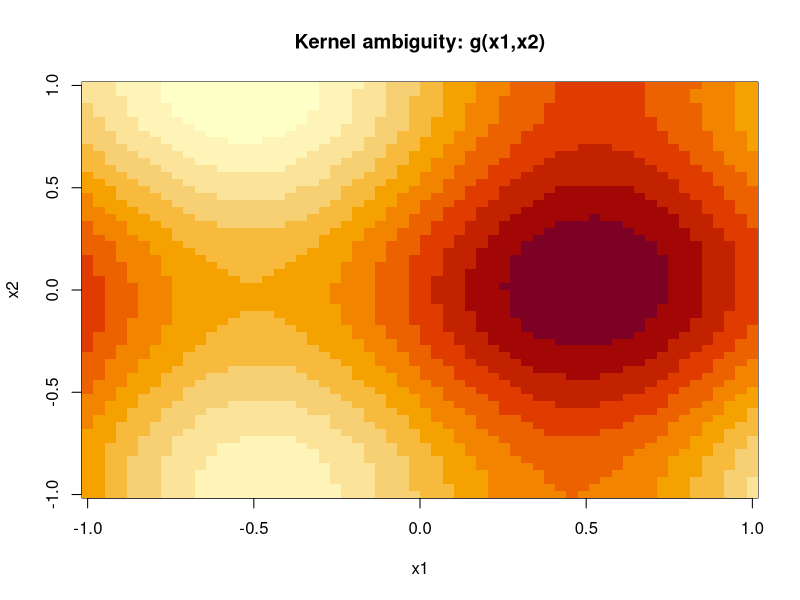
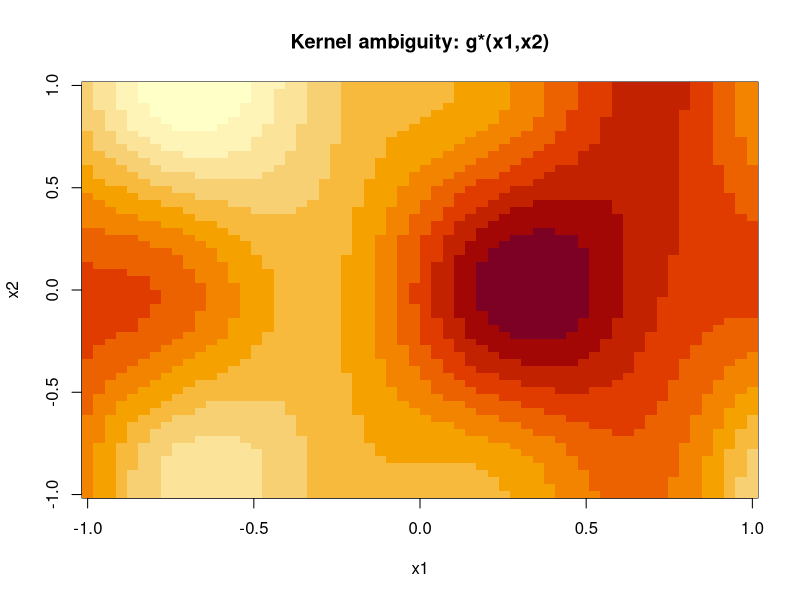
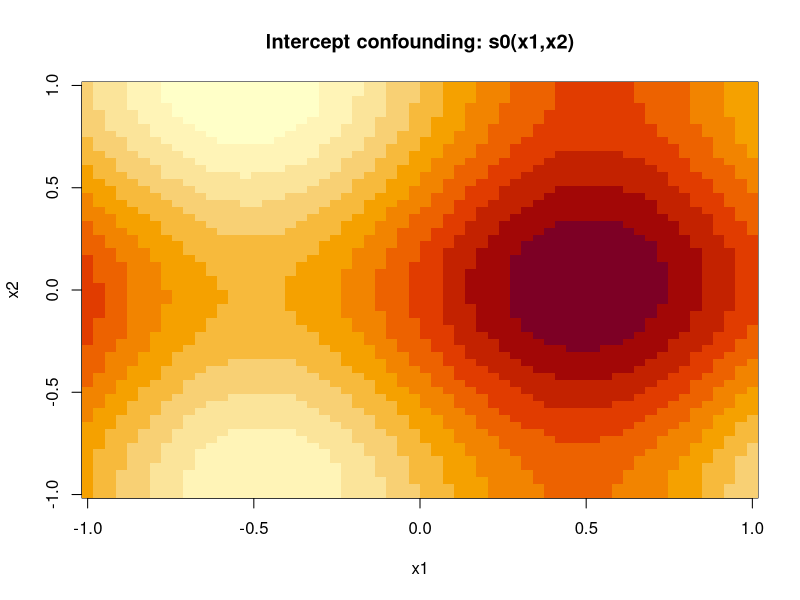
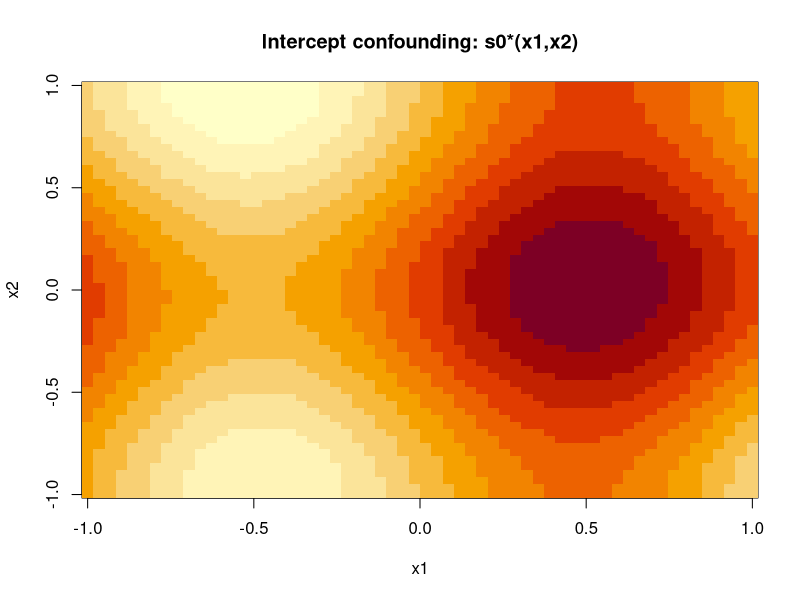
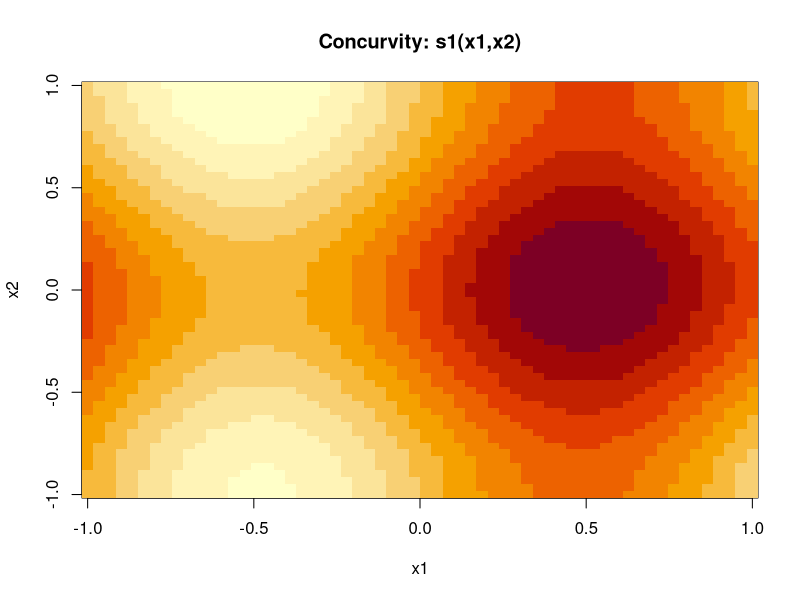
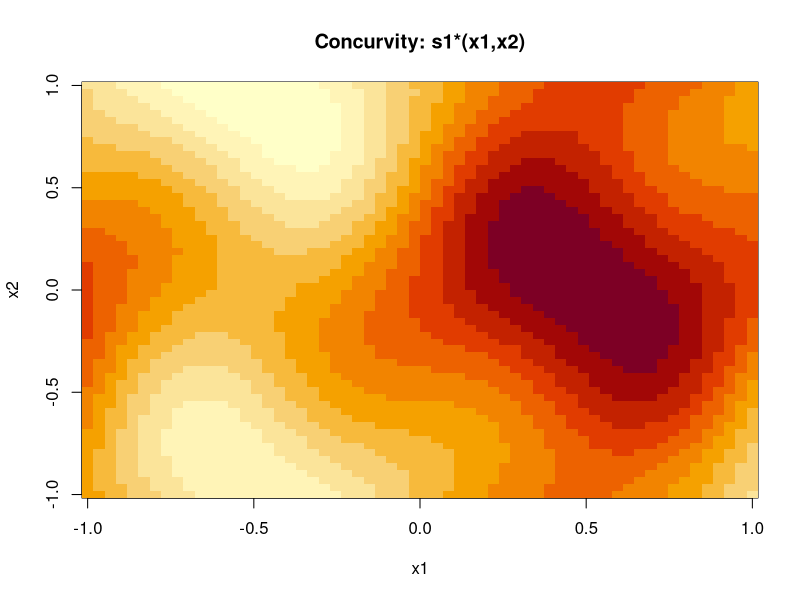
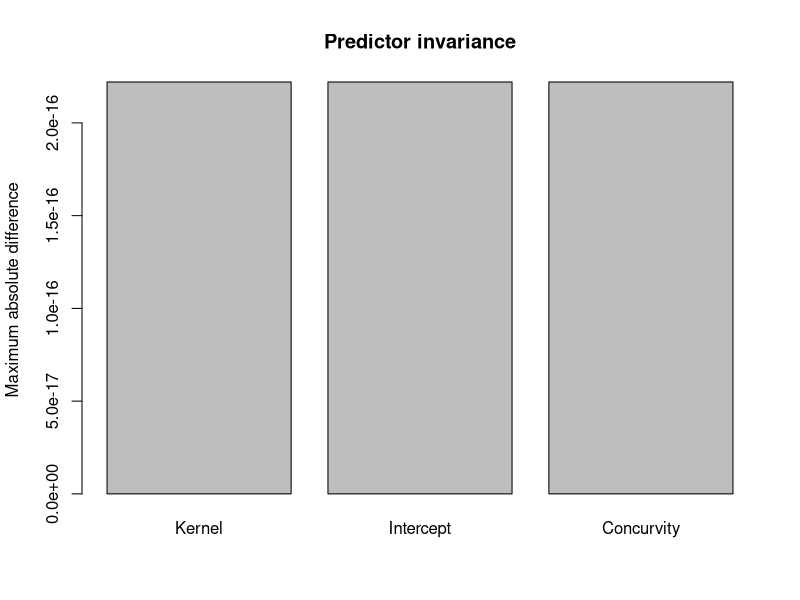

The R script that drew these images, in order:
# ============================================================
# IDENTIFIABILITY IN VGAMs
# MULTIVARIATE EXAMPLES
#
# Author: Rodrigo Barrera
#
# This script studies the main sources of non-identifiability
# at the level of a vector linear predictor.
#
# All examples are multivariate in the covariates:
#
#          x = (x1, x2)' in R^2.
#
# The vector linear predictor has dimension M = 2:
#
#          eta(x) = (eta_1(x), eta_2(x))'.
#
# The script illustrates:
#
#   1. Kernel ambiguity.
#   2. Intercept--smooth confounding.
#   3. Concurvity between smooth terms.
#   4. Conditional identifiability for H(theta).
#
# Every mechanism is verified in two ways:
#
#   a) Directly, by constructing two different internal
#      representations that generate the same vector predictor.
#
#   b) Through the rank and nullity of a finite-dimensional
#      design matrix based on a centered tensor-product
#      B-spline basis.
#
# The examples distinguish:
#
#   - The observed covariate vector x = (x1, x2).
#   - The latent smooth coordinates f(x).
#   - The vector linear predictor eta(x).
#   - The response generated from eta(x).
#
# The numerical examples are finite-sample analogues of the
# functional identifiability statements.
# ============================================================


# ------------------------------------------------------------
# Packages
# ------------------------------------------------------------

library(VGAM)
library(splines)


# ------------------------------------------------------------
# Reproducibility
# ------------------------------------------------------------

set.seed(1987)


# ============================================================
# AUXILIARY FUNCTIONS
# ============================================================


# Maximum absolute difference between two numerical objects.
#
# A value close to zero indicates numerical equality.

max_abs_diff <- function(A, B) {
  max(abs(A - B))
}


# Numerical rank of a matrix.

matrix_rank <- function(X, tol = 1e-10) {
  qr(X, tol = tol)$rank
}


# Center every column of a matrix.
#
# After the transformation, each column has empirical mean zero.

center_columns <- function(X) {
  sweep(
    X,
    MARGIN = 2,
    STATS = colMeans(X),
    FUN = "-"
  )
}


# Add a vector-valued intercept.
#
# S has dimension n x M.
# alpha has dimension M.

add_intercept <- function(S, alpha) {
  sweep(
    S,
    MARGIN = 2,
    STATS = alpha,
    FUN = "+"
  )
}


# Construct a tensor-product B-spline basis for the bivariate
# covariate vector x = (x1, x2).
#
# If B1 has d1 columns and B2 has d2 columns, the resulting
# tensor basis has d1*d2 columns.
#
# The (j,k)-th tensor basis function is
#
#          B1_j(x1) B2_k(x2).

tensor_bs_basis <- function(
    x1,
    x2,
    df1 = 4,
    df2 = 4,
    degree = 3
) {
  
  B1 <- bs(
    x1,
    df = df1,
    degree = degree,
    intercept = FALSE
  )
  
  B2 <- bs(
    x2,
    df = df2,
    degree = degree,
    intercept = FALSE
  )
  
  blocks <- vector(
    mode = "list",
    length = ncol(B1)
  )
  
  for (j in seq_len(ncol(B1))) {
    
    blocks[[j]] <- sweep(
      B2,
      MARGIN = 1,
      STATS = B1[, j],
      FUN = "*"
    )
  }
  
  B <- do.call(
    what = cbind,
    args = blocks
  )
  
  colnames(B) <- paste0(
    "B",
    seq_len(ncol(B))
  )
  
  B
}


# Stack a contribution matrix using component-major ordering.
#
# If A1 and A2 are n x d matrices, the result is 2n x d:
#
#   first n rows  -> contribution to eta_1
#   next n rows   -> contribution to eta_2

stack_components <- function(A1, A2) {
  rbind(A1, A2)
}


# ============================================================
# MULTIVARIATE DATA GENERATION
# ============================================================


# Number of observations.

n <- 500


# ------------------------------------------------------------
# Two covariates
# ------------------------------------------------------------
#
# The examples use a genuinely bivariate covariate vector:
#
#             x_i = (x1_i, x2_i)'.
#
# x1 and x2 are generated independently so that the examples do
# not rely on deterministic collinearity between the covariates.

x1 <- runif(
  n = n,
  min = -1,
  max = 1
)

x2 <- runif(
  n = n,
  min = -1,
  max = 1
)


# ------------------------------------------------------------
# Bivariate smooth coordinates
# ------------------------------------------------------------
#
# Every smooth coordinate depends on both x1 and x2.
#
# This makes the examples multivariate at the covariate level.

g <- (
  0.40 * sin(pi * x1) +
    0.25 * cos(pi * x2) +
    0.15 * x1 * x2
)

u1 <- (
  0.18 * cos(2 * pi * x1) -
    0.12 * sin(pi * x2) +
    0.08 * x1 * x2
)

u2 <- (
  -0.16 * sin(2 * pi * x2) +
    0.10 * cos(pi * x1) -
    0.06 * x1 * x2
)


# ------------------------------------------------------------
# Constraint matrix
# ------------------------------------------------------------
#
# The structure
#
#            [1  1  0]
#       H =  [1  0  1]
#
# generates
#
# eta_1(x1,x2) = alpha_1 + g(x1,x2) + u1(x1,x2)
#
# eta_2(x1,x2) = alpha_2 + g(x1,x2) + u2(x1,x2).
#
# H has rank two and three columns.
#
# Therefore ker(H) is nontrivial.

H_kernel <- matrix(
  c(
    1, 1, 0,
    1, 0, 1
  ),
  nrow = 2,
  byrow = TRUE
)

H_kernel


# Matrix containing the evaluations of the latent smooth vector
#
#       f(x1,x2) = (g(x1,x2), u1(x1,x2), u2(x1,x2))'.

F_kernel <- cbind(
  g = g,
  u1 = u1,
  u2 = u2
)


# Vector-valued intercept.

alpha <- c(
  0.8,
  -0.5
)


# ------------------------------------------------------------
# True vector linear predictor
# ------------------------------------------------------------
#
# F_kernel has dimension n x 3.
# t(H_kernel) has dimension 3 x 2.
#
# Hence
#
#       F_kernel %*% t(H_kernel)
#
# has dimension n x 2.

eta_true <- add_intercept(
  F_kernel %*% t(H_kernel),
  alpha
)


# ============================================================
# RESPONSE GENERATION AND VGAM FIT
# ============================================================
#
# The response remains univariate Gaussian.
#
# The model has two linear predictors:
#
#       eta_1 = mu
#       eta_2 = log(sigma).
#
# The multivariate structure in this script refers to:
#
#   - the bivariate covariate vector (x1, x2),
#   - the two-dimensional vector linear predictor eta,
#   - the multivariate latent smooth representation.
#
# This is enough for the identifiability mechanisms studied here.

mu <- eta_true[, 1]

sigma <- exp(
  eta_true[, 2]
)


y <- rnorm(
  n = n,
  mean = mu,
  sd = sigma
)


datos <- data.frame(
  y = y,
  x1 = x1,
  x2 = x2
)


# Actual VGAM fit using both covariates.

fit_vgam <- vgam(
  y ~ s(x1, df = c(5, 5)) +
    s(x2, df = c(5, 5)),
  family = uninormal(zero = NULL),
  data = datos,
  trace = FALSE
)


# Estimated vector linear predictor.

eta_hat <- predict(
  fit_vgam,
  type = "link"
)


head(eta_hat)

summary(fit_vgam)

constraints(fit_vgam)


# ============================================================
# FINITE BIVARIATE SMOOTH BASIS
# ============================================================
#
# The theoretical mechanisms are functional.
#
# For numerical rank diagnostics, every bivariate smooth is
# represented by a tensor-product B-spline basis.
#
# This basis contains products
#
#        B_j(x1) C_k(x2),
#
# so it can represent smooth functions of both covariates.

B_tensor <- tensor_bs_basis(
  x1 = x1,
  x2 = x2,
  df1 = 4,
  df2 = 4,
  degree = 3
)


# Remove empirical constant components.

B_centered <- center_columns(
  B_tensor
)


# Number of bivariate basis functions.

d <- ncol(
  B_centered
)

d


# Verify empirical centering.

basis_means <- round(
  colMeans(B_centered),
  12
)

basis_means


# ------------------------------------------------------------
# Intercept design
# ------------------------------------------------------------
#
# Component-major stacking:
#
# (
#   eta_1(x_1),
#   ...,
#   eta_1(x_n),
#   eta_2(x_1),
#   ...,
#   eta_2(x_n)
# )'.
#
# x_i denotes the bivariate vector (x1_i, x2_i)'.

X_intercept <- rbind(
  cbind(
    rep(1, n),
    rep(0, n)
  ),
  cbind(
    rep(0, n),
    rep(1, n)
  )
)


# ============================================================
# SOURCE 1
# KERNEL AMBIGUITY
# ============================================================
#
# Kernel ambiguity occurs when a nonzero admissible smooth
# vector h(x1,x2) satisfies
#
#                  H h(x1,x2) = 0
#
# for every point (x1,x2).
#
# The latent smooth representation changes.
#
# The vector predictor remains unchanged.


# ------------------------------------------------------------
# Matrix-level kernel
# ------------------------------------------------------------

rank_H_kernel <- matrix_rank(
  H_kernel
)

rank_H_kernel


# The vector
#
#             v = (1, -1, -1)'
#
# belongs to ker(H).

kernel_direction_check <- H_kernel %*% c(
  1,
  -1,
  -1
)

kernel_direction_check


# ------------------------------------------------------------
# Nonzero bivariate functional perturbation
# ------------------------------------------------------------
#
# q_kernel depends on both covariates.

q_kernel <- (
  0.20 * sin(2 * pi * x1) *
    cos(pi * x2) +
    0.08 * x1 * x2
)


# Original representation:
#
# f(x1,x2)
# =
# (g(x1,x2), u1(x1,x2), u2(x1,x2))'.
#
# Alternative representation:
#
# g*(x1,x2)  = g(x1,x2)  + q(x1,x2)
#
# u1*(x1,x2) = u1(x1,x2) - q(x1,x2)
#
# u2*(x1,x2) = u2(x1,x2) - q(x1,x2)
#
# The difference is
#
#     q(x1,x2) (1,-1,-1)',
#
# which lies pointwise in ker(H).

F_kernel_alt <- cbind(
  g = g + q_kernel,
  u1 = u1 - q_kernel,
  u2 = u2 - q_kernel
)


eta_kernel_alt <- add_intercept(
  F_kernel_alt %*% t(H_kernel),
  alpha
)


# The vector predictors must coincide.

difference_kernel <- max_abs_diff(
  eta_true,
  eta_kernel_alt
)

difference_kernel


# The smooth representation must change.

smooth_difference_kernel <- max_abs_diff(
  F_kernel,
  F_kernel_alt
)

smooth_difference_kernel


# ------------------------------------------------------------
# Finite-dimensional design matrix
# ------------------------------------------------------------
#
# Each latent smooth coordinate uses the same centered
# bivariate tensor-product basis.


# g contributes to both components.

Z_g <- stack_components(
  B_centered,
  B_centered
)


# u1 contributes only to eta_1.

Z_u1 <- stack_components(
  B_centered,
  matrix(
    0,
    nrow = n,
    ncol = d
  )
)


# u2 contributes only to eta_2.

Z_u2 <- stack_components(
  matrix(
    0,
    nrow = n,
    ncol = d
  ),
  B_centered
)


X_kernel <- cbind(
  X_intercept,
  Z_g,
  Z_u1,
  Z_u2
)


columns_kernel <- ncol(
  X_kernel
)

rank_kernel <- matrix_rank(
  X_kernel
)

nullity_kernel <- (
  columns_kernel -
    rank_kernel
)


diagnostic_kernel <- data.frame(
  mechanism = "Kernel ambiguity",
  columns = columns_kernel,
  rank = rank_kernel,
  nullity = nullity_kernel
)

diagnostic_kernel


# ------------------------------------------------------------
# Explicit coefficient-space null direction
# ------------------------------------------------------------
#
# Each bivariate basis coefficient can move in the same
# kernel direction.

gamma <- seq(
  from = -0.3,
  to = 0.3,
  length.out = d
)


# Parameter order:
#
# intercepts | g | u1 | u2

v_kernel <- c(
  0,
  0,
  gamma,
  -gamma,
  -gamma
)


kernel_null_direction <- max(
  abs(
    X_kernel %*% v_kernel
  )
)

kernel_null_direction


# ============================================================
# SOURCE 2
# INTERCEPT--SMOOTH CONFOUNDING
# ============================================================
#
# Intercept--smooth confounding occurs when a smooth term can
# generate a nonzero constant vector contribution.
#
# A constant can then be transferred between the vector-valued
# intercept and the smooth term without changing eta(x1,x2).


# ------------------------------------------------------------
# Bivariate smooth
# ------------------------------------------------------------

s0 <- (
  0.50 * sin(pi * x1) +
    0.30 * cos(pi * x2) +
    0.15 * x1 * x2
)


# The same bivariate smooth contributes to both predictor
# components.

smooth_common <- cbind(
  s0,
  s0
)


eta_intercept <- add_intercept(
  smooth_common,
  alpha
)


# ------------------------------------------------------------
# Constant shift
# ------------------------------------------------------------

c0 <- 0.60


# Shift the smooth by a constant.

s0_alt <- s0 - c0


# Compensate through the intercept.

alpha_alt <- alpha + c(
  c0,
  c0
)


eta_intercept_alt <- add_intercept(
  cbind(
    s0_alt,
    s0_alt
  ),
  alpha_alt
)


difference_intercept <- max_abs_diff(
  eta_intercept,
  eta_intercept_alt
)

difference_intercept


intercept_comparison <- rbind(
  original = alpha,
  alternative = alpha_alt
)

intercept_comparison


smooth_difference_intercept <- max_abs_diff(
  s0,
  s0_alt
)

smooth_difference_intercept


# ------------------------------------------------------------
# Centering
# ------------------------------------------------------------
#
# The empirical restriction
#
#             mean{s0(x1_i,x2_i)} = 0
#
# removes the constant direction from the smooth term.

mean_s0 <- mean(
  s0
)


s0_centered <- (
  s0 -
    mean_s0
)


alpha_centered <- alpha + c(
  mean_s0,
  mean_s0
)


eta_centered <- add_intercept(
  cbind(
    s0_centered,
    s0_centered
  ),
  alpha_centered
)


difference_centering <- max_abs_diff(
  eta_intercept,
  eta_centered
)

difference_centering


mean_s0_centered <- mean(
  s0_centered
)

mean_s0_centered


# A new constant displacement violates the centering condition.

mean_shifted_centered_smooth <- mean(
  s0_centered - c0
)

mean_shifted_centered_smooth


# ------------------------------------------------------------
# Rank deficiency before centering
# ------------------------------------------------------------
#
# Add an explicit constant direction to the bivariate smooth
# basis.

B_uncentered <- cbind(
  constant = rep(1, n),
  B_centered
)


Z_uncentered <- stack_components(
  B_uncentered,
  B_uncentered
)


X_confounded <- cbind(
  X_intercept,
  Z_uncentered
)


columns_confounded <- ncol(
  X_confounded
)

rank_confounded <- matrix_rank(
  X_confounded
)

nullity_confounded <- (
  columns_confounded -
    rank_confounded
)


diagnostic_confounded <- data.frame(
  mechanism = "Intercept--smooth confounding",
  columns = columns_confounded,
  rank = rank_confounded,
  nullity = nullity_confounded
)

diagnostic_confounded


# ------------------------------------------------------------
# Rank after centering
# ------------------------------------------------------------

Z_centered <- stack_components(
  B_centered,
  B_centered
)


X_centered <- cbind(
  X_intercept,
  Z_centered
)


columns_centered <- ncol(
  X_centered
)

rank_centered <- matrix_rank(
  X_centered
)

nullity_centered <- (
  columns_centered -
    rank_centered
)


diagnostic_centered <- data.frame(
  mechanism = "After centering",
  columns = columns_centered,
  rank = rank_centered,
  nullity = nullity_centered
)

diagnostic_centered


# ============================================================
# SOURCE 3
# CONCURVITY
# ============================================================
#
# Concurvity occurs when different smooth terms have
# overlapping contribution spaces.
#
# The example uses two distinct bivariate smooth terms.
#
# Both terms are functions of (x1,x2).
#
# Their common contribution structure permits transfer of a
# nonzero bivariate function from one term to the other.


s1 <- (
  0.35 * sin(pi * x1) +
    0.20 * cos(pi * x2) +
    0.08 * x1 * x2
)


s2 <- (
  0.25 * cos(2 * pi * x1) -
    0.18 * sin(pi * x2) +
    0.05 * x1 * x2
)


eta_concurvity <- add_intercept(
  cbind(
    s1 + s2,
    s1 + s2
  ),
  alpha
)


# ------------------------------------------------------------
# Transfer a bivariate smooth function between terms
# ------------------------------------------------------------

q_concurvity <- (
  0.16 * sin(2 * pi * x1) *
    sin(pi * x2) +
    0.04 * x1 * x2
)


s1_alt <- (
  s1 +
    q_concurvity
)

s2_alt <- (
  s2 -
    q_concurvity
)


eta_concurvity_alt <- add_intercept(
  cbind(
    s1_alt + s2_alt,
    s1_alt + s2_alt
  ),
  alpha
)


difference_concurvity <- max_abs_diff(
  eta_concurvity,
  eta_concurvity_alt
)

difference_concurvity


smooth_difference_s1 <- max_abs_diff(
  s1,
  s1_alt
)

smooth_difference_s2 <- max_abs_diff(
  s2,
  s2_alt
)

smooth_difference_s1

smooth_difference_s2


# ------------------------------------------------------------
# Finite-sample rank diagnostic
# ------------------------------------------------------------
#
# Both smooth terms use the same bivariate contribution space.
#
# Therefore their design matrices coincide exactly.

Z_1 <- stack_components(
  B_centered,
  B_centered
)

Z_2 <- stack_components(
  B_centered,
  B_centered
)


X_concurvity <- cbind(
  X_intercept,
  Z_1,
  Z_2
)


columns_concurvity <- ncol(
  X_concurvity
)

rank_concurvity <- matrix_rank(
  X_concurvity
)

nullity_concurvity <- (
  columns_concurvity -
    rank_concurvity
)


diagnostic_concurvity <- data.frame(
  mechanism = "Concurvity",
  columns = columns_concurvity,
  rank = rank_concurvity,
  nullity = nullity_concurvity
)

diagnostic_concurvity


# ------------------------------------------------------------
# Explicit coefficient-space null direction
# ------------------------------------------------------------

v_concurvity <- c(
  0,
  0,
  gamma,
  -gamma
)


concurvity_null_direction <- max(
  abs(
    X_concurvity %*% v_concurvity
  )
)

concurvity_null_direction


# ============================================================
# SUMMARY OF THE THREE MECHANISMS
# ============================================================

results <- data.frame(
  mechanism = c(
    "Kernel ambiguity",
    "Intercept--smooth confounding",
    "Concurvity"
  ),
  max_predictor_difference = c(
    difference_kernel,
    difference_intercept,
    difference_concurvity
  ),
  columns = c(
    columns_kernel,
    columns_confounded,
    columns_concurvity
  ),
  rank = c(
    rank_kernel,
    rank_confounded,
    rank_concurvity
  ),
  nullity = c(
    nullity_kernel,
    nullity_confounded,
    nullity_concurvity
  )
)

results


# ============================================================
# NUMERICAL VERIFICATION
# ============================================================
#
# The script stops if any transformation fails to preserve the
# vector predictor up to numerical precision.

stopifnot(
  difference_kernel < 1e-10
)

stopifnot(
  difference_intercept < 1e-10
)

stopifnot(
  difference_concurvity < 1e-10
)

stopifnot(
  difference_centering < 1e-10
)

stopifnot(
  kernel_null_direction < 1e-10
)

stopifnot(
  concurvity_null_direction < 1e-10
)


# ============================================================
# CONDITIONAL EXTENSION
# PARAMETRIZED CONSTRAINT MATRIX H(theta)
# ============================================================
#
# This section studies conditional identifiability when the
# smooth vector f* is held fixed and theta changes.
#
# The covariates remain bivariate:
#
#             x = (x1,x2)'.
#
# The latent coordinate vector has dimension K = 2.


H_theta <- function(theta) {
  
  matrix(
    c(
      1, theta,
      0, 1
    ),
    nrow = 2,
    byrow = TRUE
  )
}


theta1 <- 0.5

theta2 <- 1.5


# ============================================================
# CASE A
# f* GENERATES ONLY A PROPER SUBSPACE OF R^2
# ============================================================
#
# z1 depends on both x1 and x2.
#
# The second latent coordinate is identically zero.
#
# Therefore the observed latent vectors explore only the
# direction generated by (1,0)'.

z1 <- (
  sin(pi * x1) +
    0.30 * cos(pi * x2) +
    0.10 * x1 * x2
)


z1 <- (
  z1 -
    mean(z1)
)


Fstar_restricted <- cbind(
  z1,
  rep(0, n)
)


rank_Fstar_restricted <- matrix_rank(
  Fstar_restricted
)

rank_Fstar_restricted


eta_theta1_restricted <- (
  Fstar_restricted %*%
    t(
      H_theta(theta1)
    )
)


eta_theta2_restricted <- (
  Fstar_restricted %*%
    t(
      H_theta(theta2)
    )
)


difference_theta_restricted <- max_abs_diff(
  eta_theta1_restricted,
  eta_theta2_restricted
)

difference_theta_restricted


# ============================================================
# CASE B
# f* GENERATES R^2
# ============================================================
#
# Two linearly independent latent coordinates are used.
#
# Both depend on the full bivariate covariate vector.

z1_full <- (
  sin(pi * x1) +
    0.25 * cos(pi * x2) +
    0.08 * x1 * x2
)

z2_full <- (
  cos(2 * pi * x1) -
    0.20 * sin(pi * x2) +
    0.12 * x1 * x2
)


Fstar_full <- cbind(
  z1_full,
  z2_full
)


Fstar_full <- center_columns(
  Fstar_full
)


rank_Fstar_full <- matrix_rank(
  Fstar_full
)

rank_Fstar_full


eta_theta1_full <- (
  Fstar_full %*%
    t(
      H_theta(theta1)
    )
)


eta_theta2_full <- (
  Fstar_full %*%
    t(
      H_theta(theta2)
    )
)


difference_theta_full <- max_abs_diff(
  eta_theta1_full,
  eta_theta2_full
)

difference_theta_full


conditional_results <- data.frame(
  case = c(
    "Proper subspace",
    "Full span"
  ),
  rank_Fstar = c(
    rank_Fstar_restricted,
    rank_Fstar_full
  ),
  predictor_difference = c(
    difference_theta_restricted,
    difference_theta_full
  )
)

conditional_results


# ============================================================
# ADDITIONAL CHECK
# EMPIRICAL DIMENSION OF THE COVARIATE VECTOR
# ============================================================
#
# This check confirms that the examples do not collapse to a
# single observed covariate direction.

X_covariates <- cbind(
  x1,
  x2
)

rank_X_covariates <- matrix_rank(
  X_covariates
)

rank_X_covariates


stopifnot(
  rank_X_covariates == 2
)

stopifnot(
  rank_Fstar_restricted == 1
)

stopifnot(
  rank_Fstar_full == 2
)

stopifnot(
  difference_theta_restricted < 1e-10
)

stopifnot(
  difference_theta_full > 1e-8
)


# ============================================================
# PLOTS
# ============================================================
#
# Since every smooth depends on two covariates, a one-dimensional
# line plot is no longer sufficient.
#
# The following plots use the observed pairs (x1,x2) and encode
# the smooth value through symbols generated by image().
#
# For a compact visualization, the bivariate domain is evaluated
# on a regular grid.


# ------------------------------------------------------------
# Regular grid
# ------------------------------------------------------------

grid_size <- 60

x1_grid <- seq(
  from = -1,
  to = 1,
  length.out = grid_size
)

x2_grid <- seq(
  from = -1,
  to = 1,
  length.out = grid_size
)


grid <- expand.grid(
  x1 = x1_grid,
  x2 = x2_grid
)


# Original g surface.

g_grid <- with(
  grid,
  0.40 * sin(pi * x1) +
    0.25 * cos(pi * x2) +
    0.15 * x1 * x2
)


# Kernel perturbation surface.

q_kernel_grid <- with(
  grid,
  0.20 * sin(2 * pi * x1) *
    cos(pi * x2) +
    0.08 * x1 * x2
)


# Original common smooth.

s0_grid <- with(
  grid,
  0.50 * sin(pi * x1) +
    0.30 * cos(pi * x2) +
    0.15 * x1 * x2
)


# First concurvity term.

s1_grid <- with(
  grid,
  0.35 * sin(pi * x1) +
    0.20 * cos(pi * x2) +
    0.08 * x1 * x2
)


# Arrange values as matrices for image().

G_matrix <- matrix(
  g_grid,
  nrow = grid_size,
  ncol = grid_size
)

G_alt_matrix <- matrix(
  g_grid + q_kernel_grid,
  nrow = grid_size,
  ncol = grid_size
)

S0_matrix <- matrix(
  s0_grid,
  nrow = grid_size,
  ncol = grid_size
)

S0_alt_matrix <- matrix(
  s0_grid - c0,
  nrow = grid_size,
  ncol = grid_size
)

S1_matrix <- matrix(
  s1_grid,
  nrow = grid_size,
  ncol = grid_size
)


q_concurvity_grid <- with(
  grid,
  0.16 * sin(2 * pi * x1) *
    sin(pi * x2) +
    0.04 * x1 * x2
)


S1_alt_matrix <- matrix(
  s1_grid + q_concurvity_grid,
  nrow = grid_size,
  ncol = grid_size
)


# ------------------------------------------------------------
# Plot 1: original bivariate smooth g
# ------------------------------------------------------------

image(
  x1_grid,
  x2_grid,
  G_matrix,
  xlab = "x1",
  ylab = "x2",
  main = "Kernel ambiguity: g(x1,x2)"
)


# ------------------------------------------------------------
# Plot 2: alternative bivariate smooth g*
# ------------------------------------------------------------

image(
  x1_grid,
  x2_grid,
  G_alt_matrix,
  xlab = "x1",
  ylab = "x2",
  main = "Kernel ambiguity: g*(x1,x2)"
)


# ------------------------------------------------------------
# Plot 3: intercept confounding
# ------------------------------------------------------------

image(
  x1_grid,
  x2_grid,
  S0_matrix,
  xlab = "x1",
  ylab = "x2",
  main = "Intercept confounding: s0(x1,x2)"
)

image(
  x1_grid,
  x2_grid,
  S0_alt_matrix,
  xlab = "x1",
  ylab = "x2",
  main = "Intercept confounding: s0*(x1,x2)"
)


# ------------------------------------------------------------
# Plot 4: concurvity
# ------------------------------------------------------------

image(
  x1_grid,
  x2_grid,
  S1_matrix,
  xlab = "x1",
  ylab = "x2",
  main = "Concurvity: s1(x1,x2)"
)

image(
  x1_grid,
  x2_grid,
  S1_alt_matrix,
  xlab = "x1",
  ylab = "x2",
  main = "Concurvity: s1*(x1,x2)"
)


# ------------------------------------------------------------
# Predictor invariance
# ------------------------------------------------------------

differences <- c(
  Kernel = difference_kernel,
  Intercept = difference_intercept,
  Concurvity = difference_concurvity
)


barplot(
  differences,
  ylab = "Maximum absolute difference",
  main = "Predictor invariance"
)


# ============================================================
# FINAL DIAGNOSTIC OUTPUT
# ============================================================

cat(
  "\n============================================================\n"
)

cat(
  "MULTIVARIATE VGAM IDENTIFIABILITY EXAMPLES\n"
)

cat(
  "============================================================\n\n"
)

cat(
  "Covariate dimension p =",
  rank_X_covariates,
  "\n"
)

cat(
  "Vector predictor dimension M =",
  ncol(eta_true),
  "\n"
)

cat(
  "Bivariate tensor-basis dimension d =",
  d,
  "\n\n"
)

print(
  results
)

cat(
  "\nConditional H(theta) examples:\n"
)

print(
  conditional_results
)

cat(
  "\nAll invariance checks passed.\n"
)

cat(
  "============================================================\n"
)
